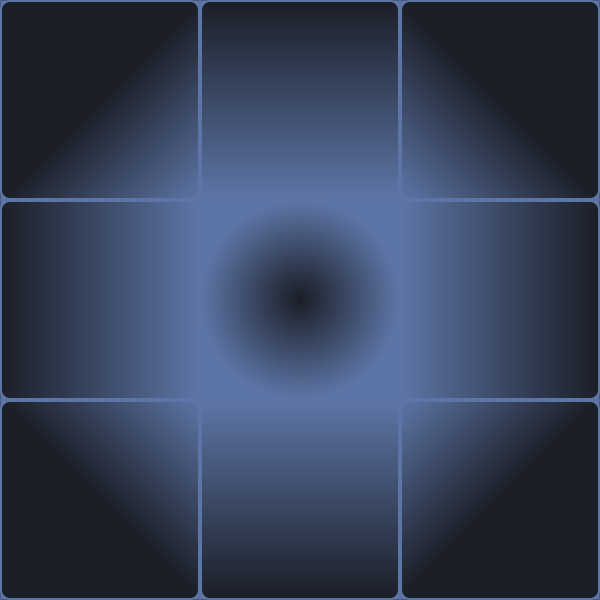
<?xml version="1.0" encoding="UTF-8"?>
<ui version="4.0">
 <class>MainWindow</class>
 <widget class="QMainWindow" name="MainWindow">
  <property name="geometry">
   <rect>
    <x>0</x>
    <y>0</y>
    <width>600</width>
    <height>600</height>
   </rect>
  </property>
  <property name="windowTitle">
   <string>MainWindow</string>
  </property>
  <property name="styleSheet">
   <string notr="true"/>
  </property>
  <widget class="QWidget" name="centralwidget">
   <property name="styleSheet">
    <string notr="true"/>
   </property>
   <widget class="QPushButton" name="X1">
    <property name="geometry">
     <rect>
      <x>0</x>
      <y>0</y>
      <width>200</width>
      <height>200</height>
     </rect>
    </property>
    <property name="font">
     <font>
      <family>Base 05</family>
      <pointsize>-1</pointsize>
     </font>
    </property>
    <property name="cursor">
     <cursorShape>PointingHandCursor</cursorShape>
    </property>
    <property name="mouseTracking">
     <bool>false</bool>
    </property>
    <property name="toolTipDuration">
     <number>1</number>
    </property>
    <property name="styleSheet">
     <string notr="true">QPushButton {
    background-color: qlineargradient(spread:pad, x1:0.5, y1:0.5, x2:1, y2:1, stop:0 #1A1E26, stop:1 #5D75A6);
    border-style: solid;
    border-width: 2px;
    border-color: #5D75A6;
    border-radius: 10px;
    color: #F0ACEB;
    font-size: 60px;
    padding: 10px;
}
QPushButton:hover {
	background-color: #5D75A6;
    border-color: #283040;
}
QPushButton:pressed {
	background-color: #283040;
    border-color: #5F006E;
}</string>
    </property>
    <property name="text">
     <string/>
    </property>
   </widget>
   <widget class="QPushButton" name="X2">
    <property name="geometry">
     <rect>
      <x>200</x>
      <y>0</y>
      <width>200</width>
      <height>200</height>
     </rect>
    </property>
    <property name="font">
     <font>
      <family>Base 05</family>
      <pointsize>-1</pointsize>
     </font>
    </property>
    <property name="cursor">
     <cursorShape>PointingHandCursor</cursorShape>
    </property>
    <property name="toolTipDuration">
     <number>1</number>
    </property>
    <property name="styleSheet">
     <string notr="true">QPushButton {
    background-color: qlineargradient(x1:0, y1:0, x2:0, y2:1, stop:0 #1A1E26, stop:1 #5D75A6);
    border-style: solid;
    border-width: 2px;
    border-color: #5D75A6;
    border-radius: 10px;
    color: #F0ACEB;
    font-size: 60px;
    padding: 10px;
}
QPushButton:hover {
	background-color: #5D75A6;
    border-color: #283040;
}
QPushButton:pressed {
	background-color: #283040;
    border-color: #5F006E;
}</string>
    </property>
    <property name="text">
     <string/>
    </property>
   </widget>
   <widget class="QPushButton" name="X3">
    <property name="geometry">
     <rect>
      <x>400</x>
      <y>0</y>
      <width>200</width>
      <height>200</height>
     </rect>
    </property>
    <property name="font">
     <font>
      <family>Base 05</family>
      <pointsize>-1</pointsize>
     </font>
    </property>
    <property name="cursor">
     <cursorShape>PointingHandCursor</cursorShape>
    </property>
    <property name="toolTipDuration">
     <number>1</number>
    </property>
    <property name="styleSheet">
     <string notr="true">QPushButton {
    background-color: qlineargradient(spread:pad, x1:0.5, y1:0.5, x2:0, y2:1, stop:0 #1A1E26, stop:1 #5D75A6);
    border-style: solid;
    border-width: 2px;
    border-color: #5D75A6;
    border-radius: 10px;
    color: #F0ACEB;
    font-size: 60px;
    padding: 10px;
}
QPushButton:hover {
	background-color: #5D75A6;
    border-color: #283040;
}
QPushButton:pressed {
	background-color: #283040;
    border-color: #5F006E;
}</string>
    </property>
    <property name="text">
     <string/>
    </property>
   </widget>
   <widget class="QPushButton" name="Y1">
    <property name="geometry">
     <rect>
      <x>0</x>
      <y>200</y>
      <width>200</width>
      <height>200</height>
     </rect>
    </property>
    <property name="font">
     <font>
      <family>Base 05</family>
      <pointsize>-1</pointsize>
     </font>
    </property>
    <property name="cursor">
     <cursorShape>PointingHandCursor</cursorShape>
    </property>
    <property name="toolTipDuration">
     <number>1</number>
    </property>
    <property name="styleSheet">
     <string notr="true">QPushButton {
    background-color: qlineargradient(x0:1, y1:2, x2:1, y2:2, stop:0 #1A1E26, stop:1 #5D75A6);
    border-style: solid;
    border-width: 2px;
    border-color: #5D75A6;
    border-radius: 10px;
    color: #F0ACEB;
    font-size: 60px;
    padding: 10px;
}
QPushButton:hover {
	background-color: #5D75A6;
    border-color: #283040;
}
QPushButton:pressed {
	background-color: #283040;
    border-color: #5F006E;
}</string>
    </property>
    <property name="text">
     <string/>
    </property>
   </widget>
   <widget class="QPushButton" name="Y2">
    <property name="geometry">
     <rect>
      <x>200</x>
      <y>200</y>
      <width>200</width>
      <height>200</height>
     </rect>
    </property>
    <property name="font">
     <font>
      <family>Base 05</family>
      <pointsize>-1</pointsize>
     </font>
    </property>
    <property name="cursor">
     <cursorShape>PointingHandCursor</cursorShape>
    </property>
    <property name="toolTipDuration">
     <number>1</number>
    </property>
    <property name="styleSheet">
     <string notr="true">QPushButton {
    background-color: qradialgradient(spread:pad, cx:0.5, cy:0.5, radius:0.5, fx:0.5, fy:0.494, stop:0 #1A1E26 , stop:1 #5D75A6);
    border-style: solid;
    border-width: 2px;
    border-color: #5D75A6;
    border-radius: 10px;
    color: #F0ACEB;
    font-size: 60px;
    padding: 10px;
}
QPushButton:hover {
	background-color: #5D75A6;
    border-color: #283040;
}
QPushButton:pressed {
	background-color: #283040;
    border-color: #5F006E;
}</string>
    </property>
    <property name="text">
     <string/>
    </property>
   </widget>
   <widget class="QPushButton" name="Y3">
    <property name="geometry">
     <rect>
      <x>400</x>
      <y>200</y>
      <width>200</width>
      <height>200</height>
     </rect>
    </property>
    <property name="font">
     <font>
      <family>Base 05</family>
      <pointsize>-1</pointsize>
     </font>
    </property>
    <property name="cursor">
     <cursorShape>PointingHandCursor</cursorShape>
    </property>
    <property name="toolTipDuration">
     <number>1</number>
    </property>
    <property name="styleSheet">
     <string notr="true">QPushButton {
    background-color: qlineargradient(x0 : 1, y0 : 1, x1 : 1, y0 : 1, stop:0 #1A1E26, stop:1 #5D75A6);
    border-style: solid;
    border-width: 2px;
    border-color: #5D75A6;
    border-radius: 10px;
    color: #F0ACEB;
    font-size: 60px;
    padding: 10px;
}
QPushButton:hover {
	background-color: #5D75A6;
    border-color: #283040;
}
QPushButton:pressed {
	background-color: #283040;
    border-color: #5F006E;
}</string>
    </property>
    <property name="text">
     <string/>
    </property>
   </widget>
   <widget class="QPushButton" name="Z1">
    <property name="geometry">
     <rect>
      <x>0</x>
      <y>400</y>
      <width>200</width>
      <height>200</height>
     </rect>
    </property>
    <property name="font">
     <font>
      <family>Base 05</family>
      <pointsize>-1</pointsize>
     </font>
    </property>
    <property name="cursor">
     <cursorShape>PointingHandCursor</cursorShape>
    </property>
    <property name="toolTipDuration">
     <number>1</number>
    </property>
    <property name="styleSheet">
     <string notr="true">QPushButton {
    background-color: qlineargradient(spread:pad, x1:0.5, y1:0.5, x2:1, y2:0, stop:0 #1A1E26 , stop:1 #5D75A6);
    border-style: solid;
    border-width: 2px;
    border-color: #5D75A6;
    border-radius: 10px;
    color: #F0ACEB;
    font-size: 60px;
    padding: 10px;
}
QPushButton:hover {
	background-color: #5D75A6;
    border-color: #283040;
}
QPushButton:pressed {
	background-color: #283040;
    border-color: #5F006E;
}</string>
    </property>
    <property name="text">
     <string/>
    </property>
   </widget>
   <widget class="QPushButton" name="Z2">
    <property name="geometry">
     <rect>
      <x>200</x>
      <y>400</y>
      <width>200</width>
      <height>200</height>
     </rect>
    </property>
    <property name="font">
     <font>
      <family>Base 05</family>
      <pointsize>-1</pointsize>
     </font>
    </property>
    <property name="cursor">
     <cursorShape>PointingHandCursor</cursorShape>
    </property>
    <property name="toolTipDuration">
     <number>1</number>
    </property>
    <property name="styleSheet">
     <string notr="true">QPushButton {
    background-color: qlineargradient(x1:0, y1:1, x2:0, y2:0, stop:0 #1A1E26, stop:1 #5D75A6);
    border-style: solid;
    border-width: 2px;
    border-color: #5D75A6;
    border-radius: 10px;
    color: #F0ACEB;
    font-size: 60px;
    padding: 10px;
}
QPushButton:hover {
	background-color: #5D75A6;
    border-color: #283040;
}
QPushButton:pressed {
	background-color: #283040;
    border-color: #5F006E;
}</string>
    </property>
    <property name="text">
     <string/>
    </property>
   </widget>
   <widget class="QPushButton" name="Z3">
    <property name="geometry">
     <rect>
      <x>400</x>
      <y>400</y>
      <width>200</width>
      <height>200</height>
     </rect>
    </property>
    <property name="font">
     <font>
      <family>Base 05</family>
      <pointsize>-1</pointsize>
     </font>
    </property>
    <property name="cursor">
     <cursorShape>PointingHandCursor</cursorShape>
    </property>
    <property name="toolTipDuration">
     <number>1</number>
    </property>
    <property name="autoFillBackground">
     <bool>false</bool>
    </property>
    <property name="styleSheet">
     <string notr="true">QPushButton {
    background-color: qlineargradient(spread:pad, x1:0.5, y1:0.5, x2:0, y2:0, stop:0 #1A1E26, stop:1 #5D75A6 );
    border-style: solid;
    border-width: 2px;
    border-color: #5D75A6;
    border-radius: 10px;
    color: #F0ACEB;
    font-size: 60px;
    padding: 10px;
}
QPushButton:hover {
	background-color: #5D75A6;
    border-color: #283040;
}
QPushButton:pressed {
	background-color: #283040;
    border-color: #5F006E;
}</string>
    </property>
    <property name="text">
     <string/>
    </property>
   </widget>
   <widget class="QFrame" name="frame">
    <property name="geometry">
     <rect>
      <x>0</x>
      <y>0</y>
      <width>600</width>
      <height>600</height>
     </rect>
    </property>
    <property name="styleSheet">
     <string notr="true">background-color: #5D75A6
</string>
    </property>
    <property name="frameShape">
     <enum>QFrame::StyledPanel</enum>
    </property>
    <property name="frameShadow">
     <enum>QFrame::Raised</enum>
    </property>
   </widget>
   <zorder>frame</zorder>
   <zorder>X1</zorder>
   <zorder>X2</zorder>
   <zorder>X3</zorder>
   <zorder>Y1</zorder>
   <zorder>Y2</zorder>
   <zorder>Y3</zorder>
   <zorder>Z1</zorder>
   <zorder>Z2</zorder>
   <zorder>Z3</zorder>
  </widget>
 </widget>
 <resources/>
 <connections/>
</ui>
